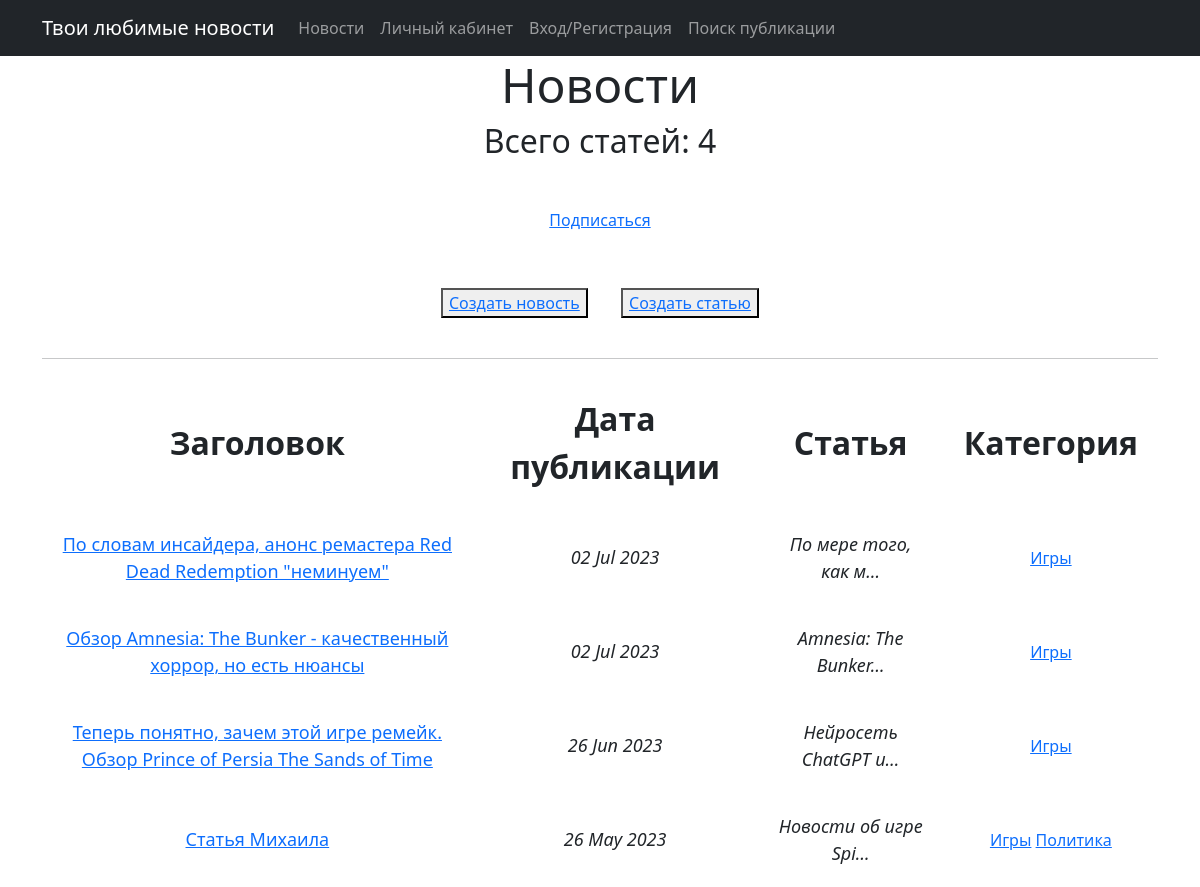
Page /categories/4 on the earlier database version.
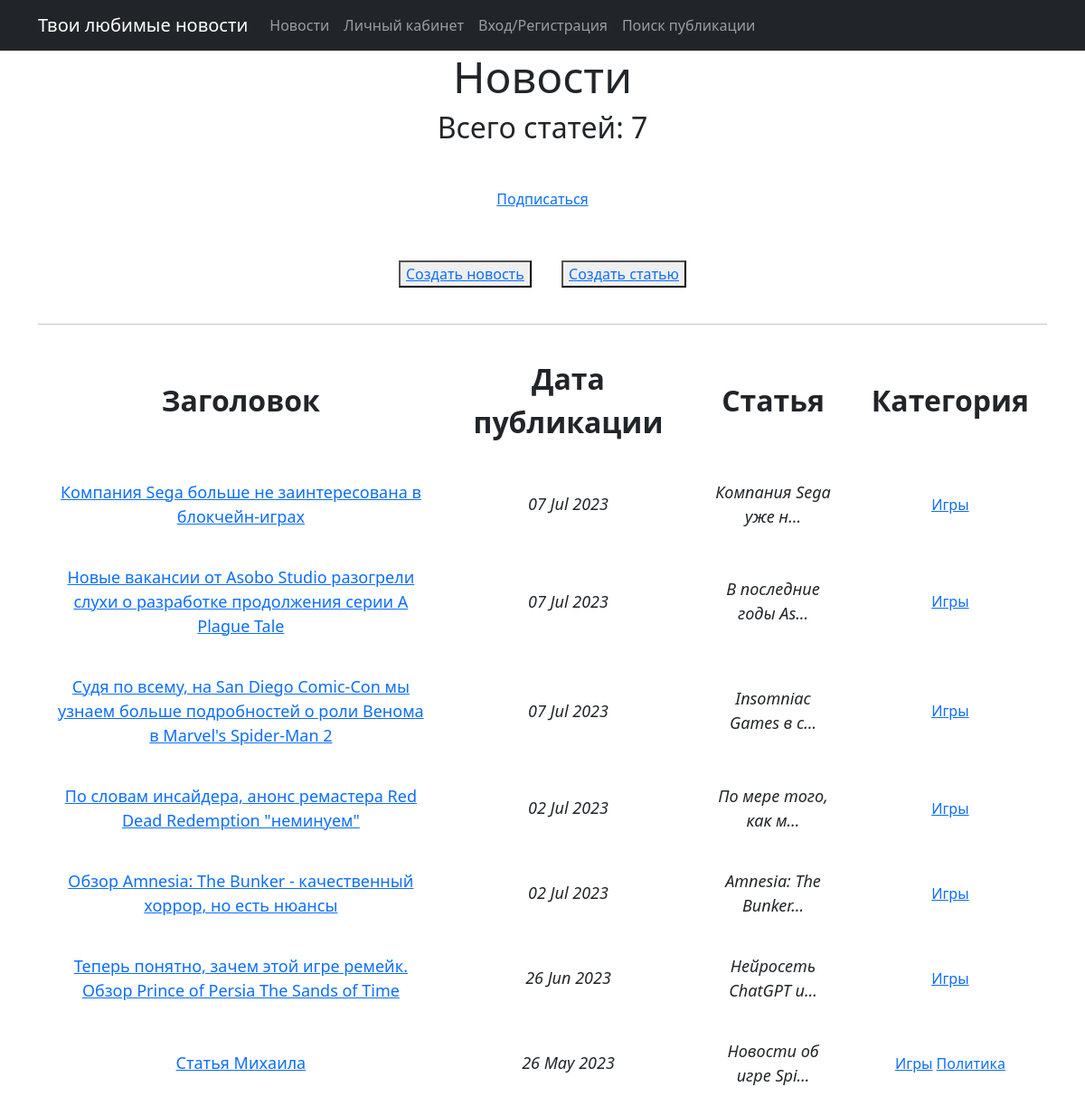
Same page on the later database version.
### News/models.py (models this page shows, shortened)
class Post(models.Model):
    objects = None
    author = models.ForeignKey(Author, on_delete=models.CASCADE)
    category = models.CharField(max_length=20, choices=CATEGORY_NEWS, default=ARTICLE)
    datetime = models.DateTimeField(auto_now_add=True)
    dopCategory = models.ManyToManyField(Category, through='PostCategory')
    heading = models.CharField(max_length=128)
    text = models.TextField()
    rating = models.SmallIntegerField(default=0)
    def get_absolute_url(self):
        return reverse('post_detail', args=[str(self.id)])

class Category(models.Model):
    objects = None
    categories = models.CharField(max_length=64, unique=True)
    subscribers = models.ManyToManyField(User, related_name='categories_list')

### News/views.py (the view)
# urls.py: path('categories/<int:pk>', CategoryListView.as_view(), name='category_list'),
class CategoryListView(ListView):
    model = Post
    template_name = 'category_list.html'
    context_object_name = 'category_news_list'
    def get_queryset(self):
        self.category = get_object_or_404(Category, id=self.kwargs['pk'])
        queryset = Post.objects.filter(dopCategory=self.category).order_by('-datetime')
        return queryset
    def get_context_data(self, **kwargs):
        contex = super().get_context_data(**kwargs)
        contex['is_not_subscriber'] = self.request.user not in self.category.subscribers.all()
        contex['category'] = self.category
        return contex

### News/templatetags/custom_filters.py (called while the page is built)
@register.filter(name='censor')
def censor(value):
    for word in bad_words:
        value = value.replace(word, word[0:1] + '*' * len(word))
    return value

### templates/category_list.html (shortened to what this page needs)
{% extends 'flatpages/default.html' %}
{% load custom_filters %}
{% block content %}
    <h1><font size="8"> Новости </font></h1>
    <h3><font size="6"> Всего статей: {{ category_news_list|length }} </font></h3>
<p>&nbsp;</p>
    {% if is_not_subscriber %}
        <p class="text-center"><a href="{% url 'subscribe' category.id %}" class="btn-secondary btn-sm">Подписаться</a></p>
    {% endif %}
<p>&nbsp;</p>
<div style="text-align: center;">
    <button> <a href="/news/create/"> Создать новость</a> </button>
    <button> <a href="/article/create/"> Создать статью</a> </button>
</div>
<p>&nbsp;</p>
    <hr>
    {% if category_news_list %}
        <table align="center" cellpadding="20" width="100%">
            <tr>
                <td><strong><font size="6">Заголовок</font></strong></td>
                <td><strong><font size="6">Дата публикации</font></strong></td>
                <td><strong><font size="6">Статья</font></strong></td>
                <td><strong><font size="6">Категория</font></strong></td>
            </tr>
            {% for post in category_news_list %}
            <tr>
                <td>
                    <a href="{{ link }}{{ post.get_absolute_url }}">
                        <font size="4">{{ post.heading|censor }}</font>
                    </a>
                </td>
                <td><font size="4"><em>{{ post.datetime|date:'d M Y' }}</em></font></td>
                <td><font size="4"><em>{{ post.text|truncatechars:20|censor }}</em></font></td>
                <td>{% for category in post.dopCategory.all %}
                    <a href="{% url 'category_list' category.id %}">{{ category.categories }}</a>
                {% endfor %}</td>
            </tr>
            {% endfor %}
        </table>
    {% else %}
        <h2> Новых новостей нет. </h2>
    {% endif %}
{% endblock content %}

Differences in the rows shown:
added Post: heading|censor "Компания Sega больше не заинтересована в блокчейн-играх", datetime "07 Jul 2023", text|censor "Компания Sega уже н…", Category (categories "Игры")
added Post: heading|censor "Новые вакансии от Asobo Studio разогрели слухи о разработке продолжения серии A Plague Tale", datetime "07 Jul 2023", text|censor "В последние годы As…", Category (categories "Игры")
added Post: heading|censor "Судя по всему, на San Diego Comic-Con мы узнаем больше подробностей о роли Венома в Marvel's Spider-Man 2", datetime "07 Jul 2023", text|censor "Insomniac Games в с…", Category (categories "Игры")
Other differences:
{{ category_news_list|length }}: "4" → "7"
